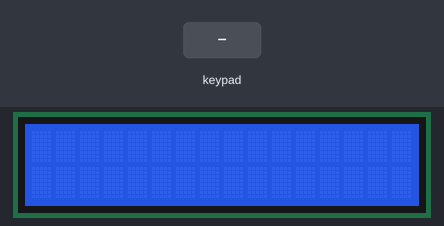
This sketch was run on a simulated Arduino Uno, built with avr-gcc and run on an emulated ATmega328P. Parts: 16×2 character LCD. The test bench sets the inputs (shaded band).

Above: at 1.2 s.
1.3 s: keypad keys 6 7 8 9 * pressed 0.4 s apart
At 3.8 s:
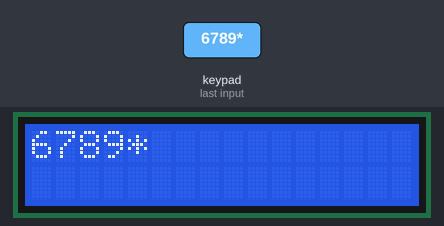
4.8 s: key 'A' pressed
At 5.4 s:
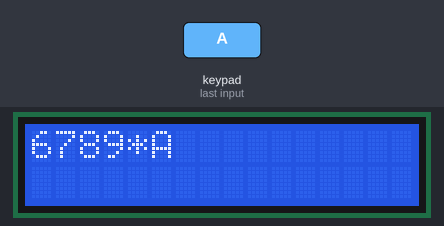
6.3 s: key 'B' pressed
At 7.4 s:
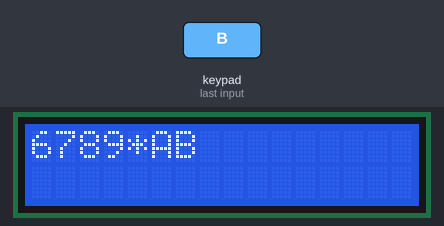
7.8 s: keypad keys 6 7 8 9 A pressed 0.4 s apart
At 9.9 s:
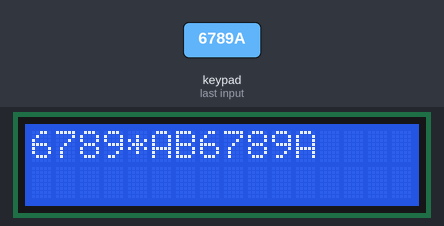
11.3 s: key 'C' pressed
At 12.5 s:
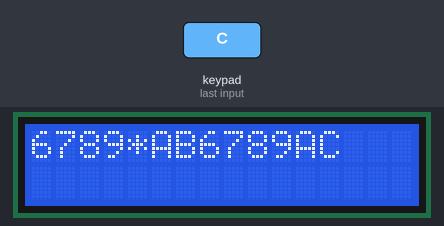
12.8 s: key '*' pressed
At 13.8 s:
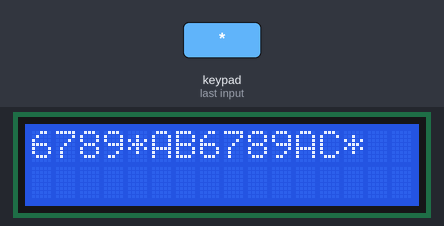
Timing chart, 0 to 15.3 s (numbered marks = the images above; inputs shaded):
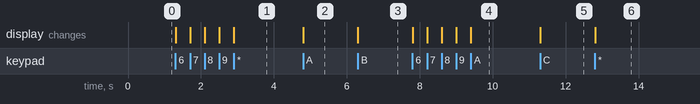

Measured:
- after the input at 1.3 s, the display: first changes at once (image 1 shows a later state)
- after the input at 4.8 s, the display: changes at once (image 2)
- after the input at 6.3 s, the display: changes at once (image 3)
- after the input at 7.8 s, the display: first changes at once (image 4 shows a later state)
- after the input at 11.3 s, the display: changes at once (image 5)
- after the input at 12.8 s, the display: changes at once (image 6)

The sketch:

keypad_lcd.ino
```cpp
#include <LiquidCrystal.h>
#include <SPI.h>
#include <Key.h>
#include <Keypad.h>

char keys[4][4]={
  {'1','2','3','A'},
  {'4','5','6','B'},
  {'7','8','9','C'},
  {'*','0','#','D'}
};

byte rowPins[4]={6,7,8,9};
byte colPins[4]={10,11,12,13};

LiquidCrystal lcd(5,4,3,2,14,15); //rs e db4 db5 db6 db7
Keypad keypad=Keypad(makeKeymap(keys),rowPins,colPins,4,4);

void setup() {
  // put your setup code here, to run once:
  lcd.begin(16,2);
  // lcd.print("enter");
}

int count=0;
void loop() {
  // put your main code here, to run repeatedly:
  char keys=keypad.getKey();
  if(keys){
    if(keys=='#'){
      lcd.clear();
      count=0;
      Serial.println(keys);
    }
    else{
      lcd.setCursor(count, 0);
      lcd.print(keys);
      // Serial.println(keys);
      count++;
    }
  }
}
```
